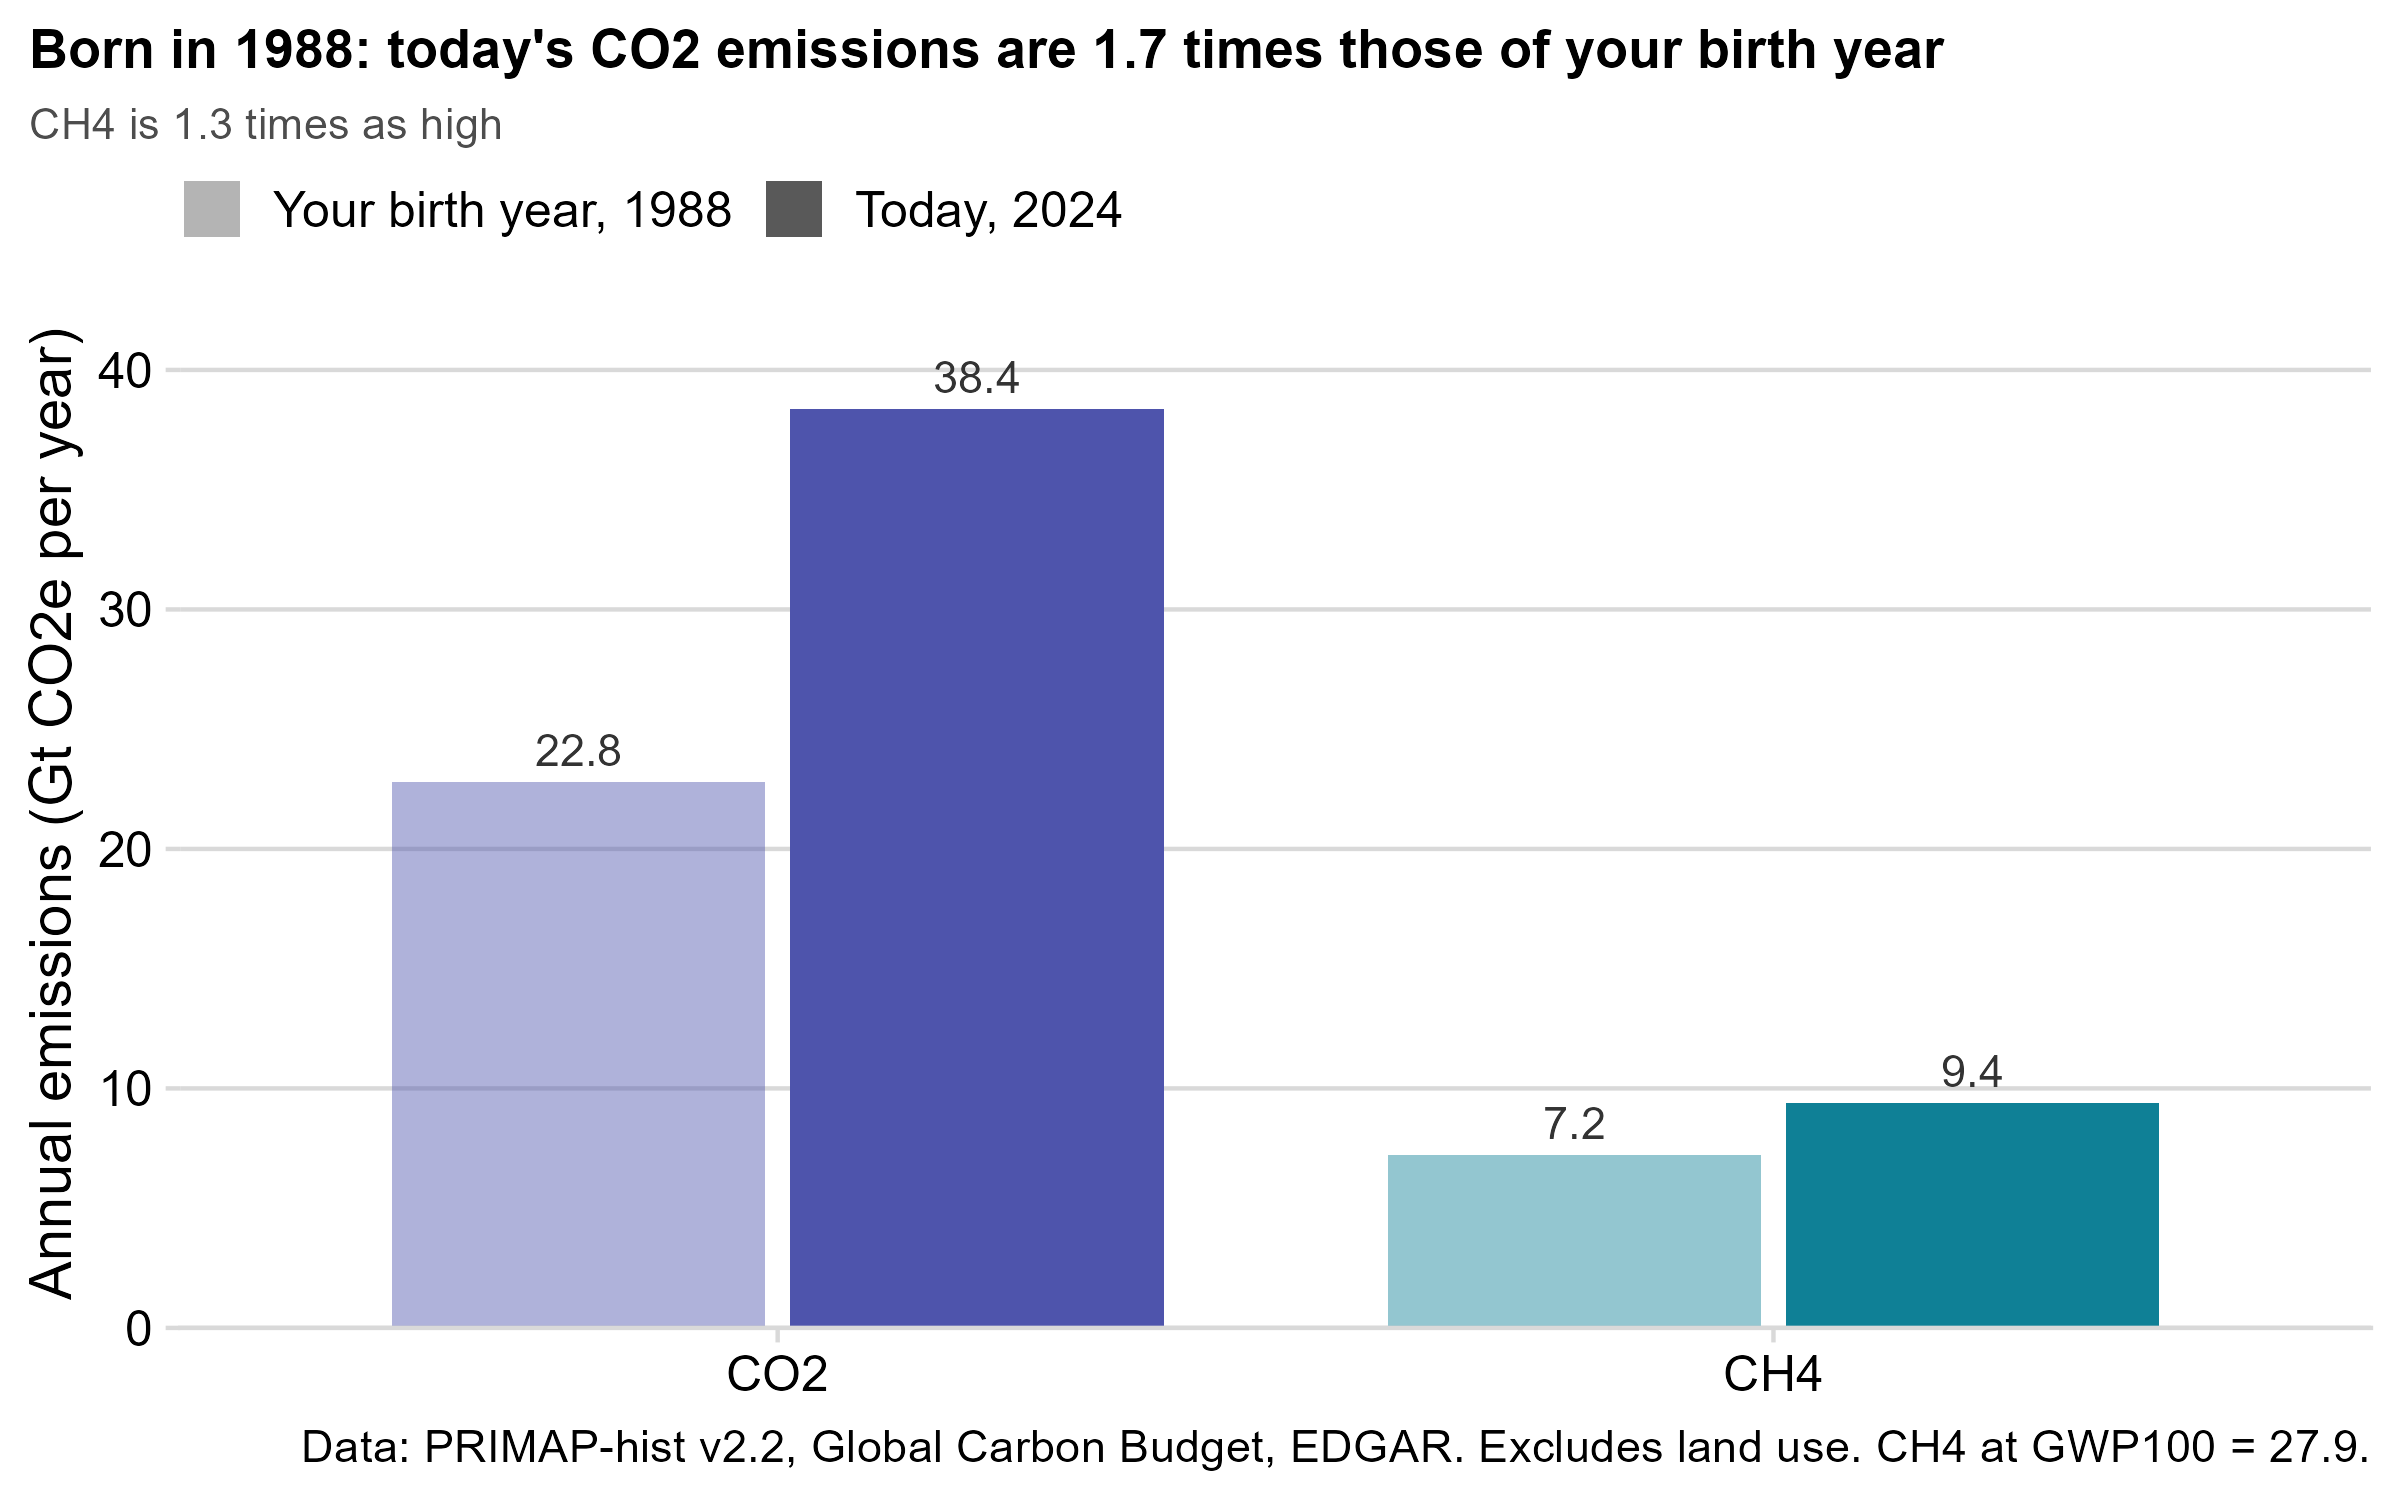

This chart was generated by the following R code:
# Emissions in your birth year vs today (scrollytelling, "then vs now").
#
# Two bars per gas: global annual emissions in the birth year and in the last data year (2024), in Gt CO2e, with the multiplier
# ("2024 emissions are 1.7 times those of 1988"). Real yearly values, nothing modelled.
# Data: data/emissions_global_year.csv
# Run from the project root:  Rscript charts/d_scrollytelling/06_year_vs_today.r [birth_year]   (default 1988)
# Saves: charts/d_scrollytelling/06_year_vs_today.png (static) and charts/d_scrollytelling/06_year_vs_today.html (interactive)
#
# Step 1: static ggplot (my-dataviz house style), saved as a PNG.
# Step 2: interactive echarts4r version of the same chart, saved as standalone HTML (birth year box under the title).

library(tidyverse)
library(cowplot)
library(ltc)
source("charts/a_generations/echarts_helpers.r")   # loads echarts4r and htmlwidgets; save_echart()

args  <- commandArgs(trailingOnly = TRUE)
BIRTH <- if (length(args)) as.integer(args[1]) else 1988L

font      <- "sans"
hat       <- as.vector(ltc("hat"))
gasColors <- c("CO2" = hat[6], "CH4" = hat[7])
caption   <- "Data: PRIMAP-hist v2.2, Global Carbon Budget, EDGAR. Excludes land use. CH4 at GWP100 = 27.9."

world <- read_csv("data/emissions_global_year.csv", show_col_types = FALSE) |>
  transmute(year, CO2 = co2_mt / 1000, CH4 = ch4_mtco2e / 1000)
LAST_YEAR <- max(world$year)
stopifnot(BIRTH >= min(world$year), BIRTH <= LAST_YEAR)

pair <- \(birth) world |> filter(year %in% c(birth, LAST_YEAR)) |>
  pivot_longer(c(CO2, CH4), names_to = "gas", values_to = "gt") |>
  mutate(when = factor(if_else(year == birth, paste0("Your birth year, ", birth), paste0("Today, ", LAST_YEAR)),
                       levels = c(paste0("Your birth year, ", birth), paste0("Today, ", LAST_YEAR))),
         gas = fct_relevel(gas, "CO2"))

# ---- Step 1: static ggplot ----
d <- pair(BIRTH)
mult <- d |> summarise(x = gt[year == LAST_YEAR] / gt[year == BIRTH], .by = gas)
x_co2 <- mult$x[mult$gas == "CO2"]; x_ch4 <- mult$x[mult$gas == "CH4"]
headline <- if (BIRTH == LAST_YEAR) paste0("Born in ", BIRTH, ": your birth year is today") else
  paste0("Born in ", BIRTH, ": today's CO2 emissions are ", formatC(x_co2, format = "f", digits = 1), " times those of your birth year")
subtitle <- if (BIRTH == LAST_YEAR) "" else paste0("CH4 is ", formatC(x_ch4, format = "f", digits = 1), " times as high")

p <- ggplot(d, aes(gas, gt, fill = gas, alpha = when)) +
  geom_col(position = position_dodge(width = 0.8), width = 0.75) +
  geom_text(aes(label = formatC(gt, format = "f", digits = 1), group = when), position = position_dodge(width = 0.8),
            vjust = -0.5, size = 3.8, family = font, show.legend = FALSE, color = "grey20", alpha = 1) +
  scale_fill_manual(values = gasColors, guide = "none") +
  scale_alpha_manual(values = setNames(c(0.45, 1), levels(d$when)), name = NULL) +
  scale_y_continuous(expand = expansion(mult = c(0, 0.12))) +
  labs(x = NULL, y = "Annual emissions (Gt CO2e per year)", title = headline, subtitle = subtitle, caption = caption) +
  theme_minimal_hgrid(font_family = font) +
  theme(legend.position = "top", legend.justification = "left", plot.title = element_text(size = 13),
        plot.subtitle = element_text(size = 10.5, color = "grey30"), plot.title.position = "plot", plot.caption.position = "plot",
        panel.background = element_rect(fill = "white", color = NA), plot.background = element_rect(fill = "white", color = NA))
ggsave("charts/d_scrollytelling/06_year_vs_today.png", p, width = 8, height = 5, dpi = 300)

# ---- Step 2: interactive echarts4r ----
e <- tibble(x = 0, y = 0) |> e_charts(x) |> e_line(y)   # placeholder, the real chart is built by the script below
e$x$opts$graphic <- list(type = "text", left = 0, bottom = 6, style = list(text = caption, fill = "#888", fontSize = 11))

e <- e |> htmlwidgets::onRender("
  function(el, x, d) {
    var chart = echarts.getInstanceByDom(el);
    var q = new URLSearchParams(location.search); if (q.get('birth')) d.birth = +q.get('birth');
    var embed = q.get('embed') === '1';
    el.style.position = 'relative';
    var state = {birth: d.birth};
    if (!embed) {
      var css = document.createElement('style');
      css.textContent = '.c6 { font-family: system-ui, sans-serif; position: absolute; top: 8px; left: 0; z-index: 5; color: #1e3a5f; } ' +
        '.c6 label { display: block; font-size: 12px; font-weight: 600; margin: 0 0 3px 2px; } ' +
        '.c6 input { font: 600 14px system-ui, sans-serif; width: 88px; height: 34px; padding: 0 10px; color: #1e3a5f; background: #f2f7fd; border: 2px solid #2b6cb0; border-radius: 10px; }';
      document.head.appendChild(css);
      var box = document.createElement('div'); box.className = 'c6';
      var lab = document.createElement('label'); lab.textContent = 'Birth year';
      var inp = document.createElement('input'); inp.type = 'number'; inp.min = d.first; inp.max = d.last; inp.value = state.birth;
      box.appendChild(lab); box.appendChild(inp); el.appendChild(box);
      inp.addEventListener('change', function() {
        var v = Math.round(+inp.value); if (!(v >= d.first && v <= d.last)) { inp.value = state.birth; return; }
        state.birth = v; render();
      });
    }
    function render() {
      var i0 = d.years.indexOf(state.birth), i1 = d.years.length - 1;
      var gases = ['CO2', 'CH4'];
      var then = gases.map(function(g) { return +d[g][i0].toFixed(2); }), now = gases.map(function(g) { return +d[g][i1].toFixed(2); });
      var m = gases.map(function(g, k) { return now[k] / then[k]; });
      var title = state.birth === d.last ? 'Born in ' + state.birth + ': your birth year is today'
        : 'Born in ' + state.birth + ': today\\'s CO2 emissions are ' + m[0].toFixed(1) + ' times those of your birth year';
      var sub = state.birth === d.last ? '' : 'CH4 is ' + m[1].toFixed(1) + ' times as high. Light bars: ' + state.birth + '. Dark bars: ' + d.last + '.';
      var mk = function(vals, name, op) {
        return {name: name, type: 'bar', barGap: '10%', data: vals.map(function(v, k) { return {value: v, itemStyle: {color: d.colors[gases[k]], opacity: op}}; }),
                label: {show: true, position: 'top', formatter: function(p) { return p.value.toFixed(1); }}};
      };
      chart.setOption({
        title: {text: title, subtext: sub, left: 0, top: embed ? 8 : 56, textStyle: {fontSize: 16}, subtextStyle: {fontSize: 12}},
        grid: {top: embed ? 100 : 150, right: 30, bottom: 70, left: 70},
        legend: {show: false},
        tooltip: {trigger: 'item', formatter: function(p) { return p.seriesName + '<br>' + gases[p.dataIndex] + ': ' + p.value.toFixed(1) + ' Gt CO2e'; }},
        graphic: {type: 'text', left: 0, bottom: 6, style: {text: d.caption, fill: '#888', fontSize: 11}},
        xAxis: {type: 'category', data: gases, axisLabel: {fontSize: 14, fontWeight: 'bold'}},
        yAxis: {type: 'value', min: 0, name: 'Gt CO2e per year', nameLocation: 'middle', nameGap: 48},
        series: [mk(then, 'Your birth year, ' + state.birth, 0.45), mk(now, 'Today, ' + d.last, 1)]
      }, true);
    }
    render();
  }
", data = list(years = world$year, CO2 = world$CO2, CH4 = world$CH4, colors = as.list(gasColors), caption = caption,
               birth = BIRTH, first = min(world$year), last = LAST_YEAR))

dir.create("charts/d_scrollytelling", showWarnings = FALSE, recursive = TRUE)
save_echart(e, "charts/d_scrollytelling/06_year_vs_today.html")
